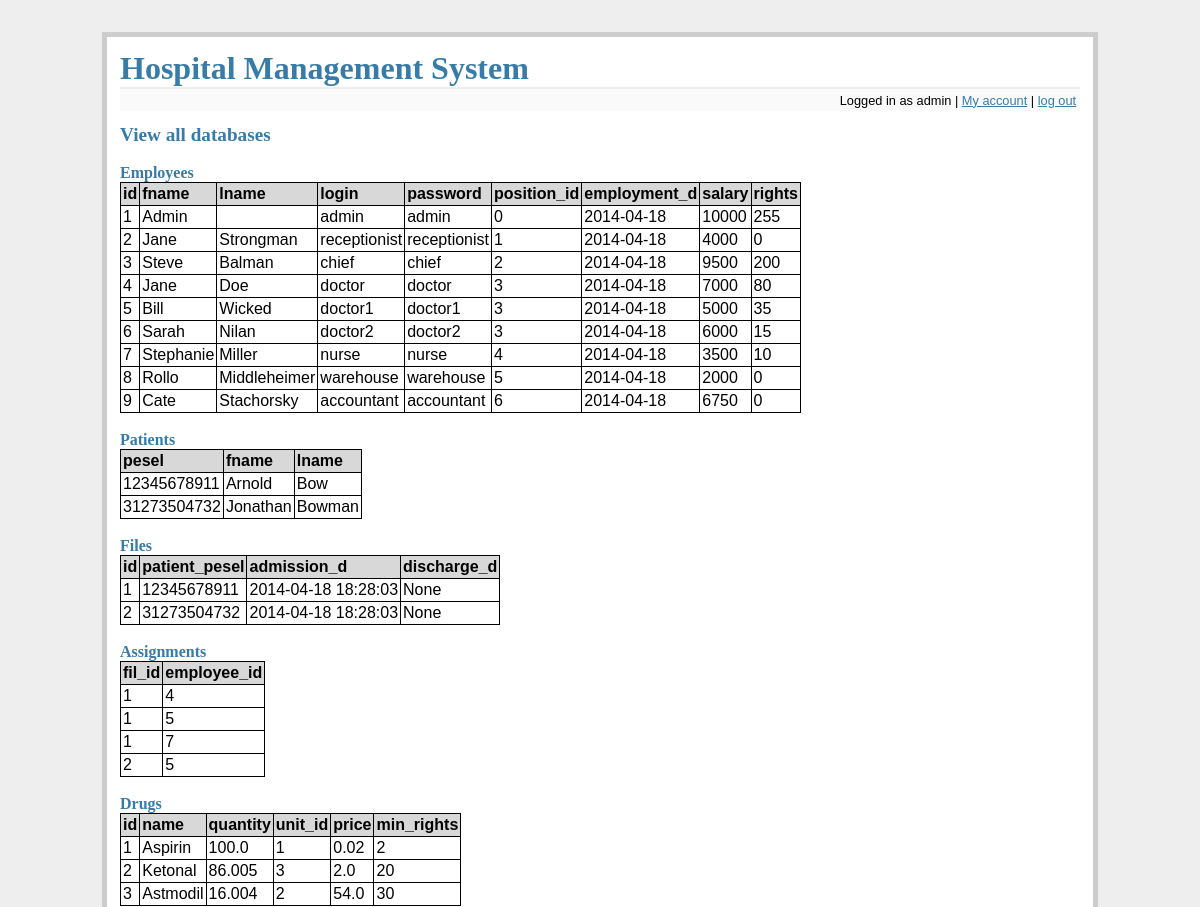
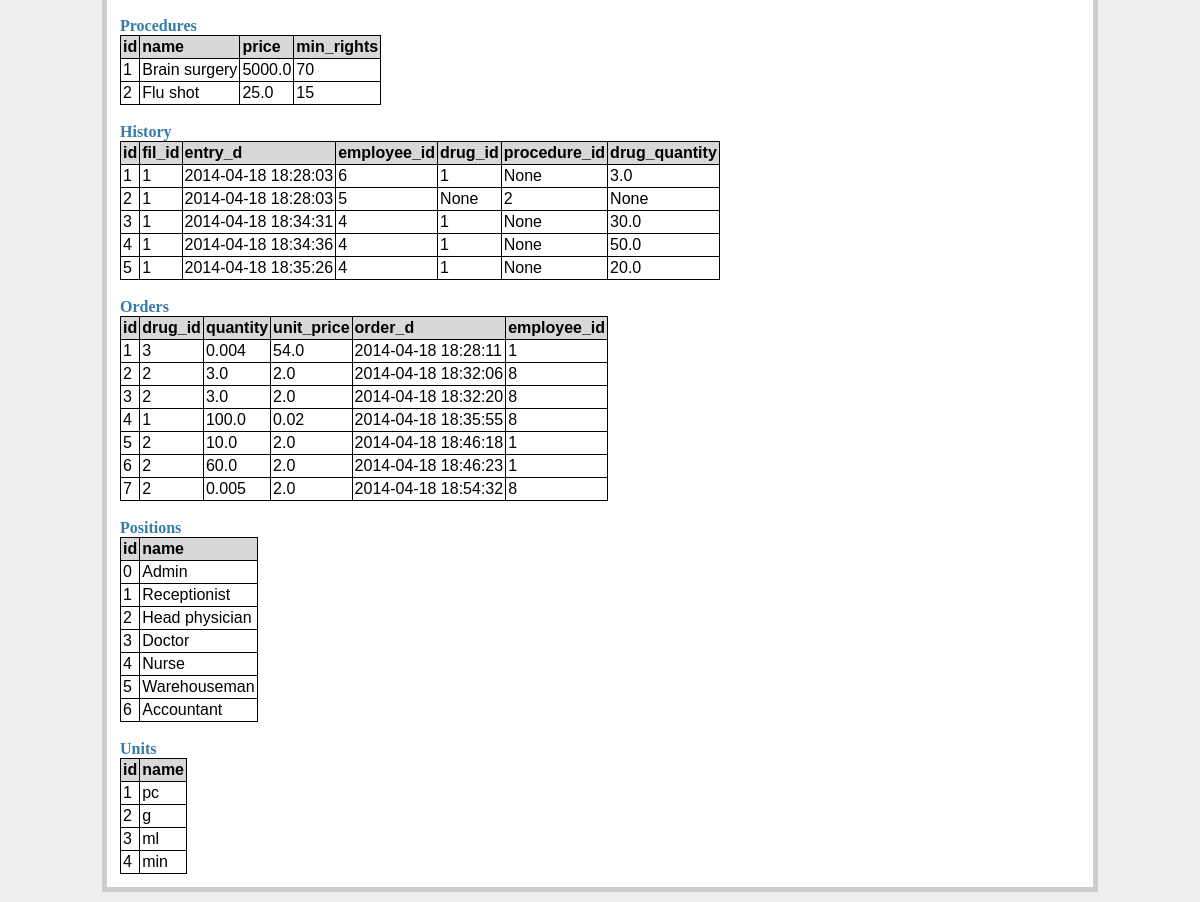
/view_all_databases (signed in), run on the app's committed database (2 pictures, top to bottom).
### tables this page shows
CREATE TABLE employees (
    id integer primary key autoincrement,
    fname text not null,
    lname text not null,
    login text not null unique,
    password text not null,
    position_id integer not null,
    employment_d date not null,
    salary integer not null,
    rights integer not null,
    foreign key(position_id) references positions(id)
);

CREATE TABLE patients (
    pesel integer primary key,
    fname text not null,
    lname text not null
);

CREATE TABLE files (
    id integer primary key autoincrement,
    patient_pesel integer not null,
    admission_d datetime not null,
    discharge_d datetime,
    foreign key(patient_pesel) references patients(pesel)
);

CREATE TABLE assignments (
    fil_id integer not null,
    employee_id integer not null,
    foreign key(fil_id) references files(id),
    foreign key(employee_id) references employees(id)
);

CREATE TABLE drugs (
    id integer primary key autoincrement,
    name text not null,
    quantity float not null,
    unit_id integer not null,
    price float not null,
    min_rights integer not null,
    foreign key(unit_id) references units(id)
);

CREATE TABLE procedures (
    id integer primary key autoincrement,
    name text not null,
    price float not null,
    min_rights integer not null
);

CREATE TABLE history (
    id integer primary key autoincrement,
    fil_id integer not null,
    entry_d datetime not null,
    employee_id integer not null,
    drug_id integer,
    procedure_id integer,
    drug_quantity float,
    foreign key(fil_id) references files(id),
    foreign key(employee_id) references employees(id),
    foreign key(drug_id) references drugs(id),
    foreign key(procedure_id) references procedures(id)
);

CREATE TABLE orders (
    id integer primary key autoincrement,
    drug_id integer not null,
    quantity float not null,
    unit_price float not null,
    order_d datetime not null,
    employee_id integer not null,
    foreign key(employee_id) references employee(id),
    foreign key(drug_id) references drugs(id)
);

CREATE TABLE positions (
    id integer primary key autoincrement,
    name text not null
);

CREATE TABLE units (
    id integer primary key autoincrement,
    name text not null
);

### flaskr.py (the view)
@app.route('/view_all_databases')
def view_all_databases():
    db = get_db()
    if 'logged_in' not in session or not session['logged_in'] or get_position(db, session['username']) != 'Admin':
        flash('You do not have rights to access this part of website')
        return redirect(url_for('main_screen'))
    emps = db.execute('select * from employees').fetchall()
    pos = db.execute('select * from positions').fetchall()
    pat = db.execute('select * from patients').fetchall()
    fil = db.execute('select * from files').fetchall()
    assi = db.execute('select * from assignments').fetchall()
    hist = db.execute('select * from history').fetchall()
    dr = db.execute('select * from drugs').fetchall()
    proc = db.execute('select * from procedures').fetchall()
    units = db.execute('select * from units').fetchall()
    ord = db.execute('select * from orders').fetchall()
    return render_template('view_all_databases.html', employees=emps, positions=pos, patients=pat, files=fil, assignments=assi, history=hist, drugs=dr, procedures=proc, units=units, orders=ord)

### flaskr.py (called while the page is built)
def connect_db():
    rv = sqlite3.connect(app.config['DATABASE'])
    rv.row_factory = sqlite3.Row
    return rv

def get_db():
    if not hasattr(g, 'sqlite_db'):
        g.sqlite_db = connect_db()
    return g.sqlite_db

### tools.py (called while the page is built)
def get_position(db, user):
    cur = db.execute('select p.name from employees as e join positions as p on e.position_id = p.id where e.login = ?', [user])
    res = cur.fetchone()
    return res[0] if res else None

### templates/view_all_databases.html
{% extends "layout.html" %}
{% block body %}
  <h2>View all databases</h2>
  <br/>
  <h3>Employees</h3>
  <table class=dbtable>
  <tr><td>id<td>fname<td>lname<td>login<td>password<td>position_id<td>employment_d<td>salary<td>rights
  {% for row in employees %}
  <tr>
      {% for d in row %}
          <td>{{ d }}
      {% endfor %}
  </tr>
  {% endfor %}
  </table>
  <br/>
  <h3>Patients</h3>
  <table class=dbtable>
  <tr><td>pesel<td>fname<td>lname
  {% for row in patients %}
  <tr>
      {% for d in row %}
          <td>{{ d }}
      {% endfor %}
  </tr>
  {% endfor %}
  </table>
  <br/>
  <h3>Files</h3>
  <table class=dbtable>
  <tr><td>id<td>patient_pesel<td>admission_d<td>discharge_d
  {% for row in files %}
  <tr>
      {% for d in row %}
          <td>{{ d }}
      {% endfor %}
  </tr>
  {% endfor %}
  </table>
  <br/>
  <h3>Assignments</h3>
  <table class=dbtable>
  <tr><td>fil_id<td>employee_id
  {% for row in assignments %}
  <tr>
      {% for d in row %}
          <td>{{ d }}
      {% endfor %}
  </tr>
  {% endfor %}
  </table>
  <br/>
  <h3>Drugs</h3>
  <table class=dbtable>
  <tr><td>id<td>name<td>quantity<td>unit_id<td>price<td>min_rights
  {% for row in drugs %}
  <tr>
      {% for d in row %}
          <td>{{ d }}
      {% endfor %}
  </tr>
  {% endfor %}
  </table>
  <br/>
  <h3>Procedures</h3>
  <table class=dbtable>
  <tr><td>id<td>name<td>price<td>min_rights
  {% for row in procedures %}
  <tr>
      {% for d in row %}
          <td>{{ d }}
      {% endfor %}
  </tr>
  {% endfor %}
  </table>
  <br/>
  <h3>History</h3>
  <table class=dbtable>
  <tr><td>id<td>fil_id<td>entry_d<td>employee_id<td>drug_id<td>procedure_id<td>drug_quantity
  {% for row in history %}
  <tr>
      {% for d in row %}
          <td>{{ d }}
      {% endfor %}
  </tr>
  {% endfor %}
  </table>
  <br/>
  <h3>Orders</h3>
  <table class=dbtable>
  <tr><td>id<td>drug_id<td>quantity<td>unit_price<td>order_d<td>employee_id
  {% for row in orders %}
  <tr>
      {% for d in row %}
          <td>{{ d }}
      {% endfor %}
  </tr>
  {% endfor %}
  </table>
  <br/>
  <h3>Positions</h3>
  <table class=dbtable>
  <tr><td>id<td>name
  {% for row in positions %}
  <tr>
      {% for d in row %}
          <td>{{ d }}
      {% endfor %}
  </tr>
  {% endfor %}
  </table>
  <br/>
  <h3>Units</h3>
  <table class=dbtable>
  <tr><td>id<td>name
  {% for row in units %}
  <tr>
      {% for d in row %}
          <td>{{ d }}
      {% endfor %}
  </tr>
  {% endfor %}
  </table>
{% endblock %}

### static/style.css (style rules this page uses)
a, h1, h2, h3 { color: #377ba8; }
h1, h2, h3 { font-family: 'Georgia', serif; margin: 0; }
h2 { font-size: 1.2em; }
h3 { font-size: 1em; }
table, table tr, table td { border-spacing: 0px; border: 1px solid black; border-collapse: collapse; }
table td { padding: 2px; }
table.dbtable tr:first-child { background-color: #D8D8D8; font-weight: bold; }

### data on the page
employees: row "1" "0" "255", fname "Admin", login "admin", password "admin", employment_d "2014-04-18", salary "10000"
employees: row "2" "1" "0", fname "Jane", lname "Strongman", login "receptionist", password "receptionist", employment_d "2014-04-18", salary "4000"
employees: row "3" "2" "200", fname "Steve", lname "Balman", login "chief", password "chief", employment_d "2014-04-18", salary "9500"
employees: row "4" "3" "80", fname "Jane", lname "Doe", login "doctor", password "doctor", employment_d "2014-04-18", salary "7000"
employees: row "5" "3" "35", fname "Bill", lname "Wicked", login "doctor1", password "doctor1", employment_d "2014-04-18", salary "5000"
employees: row "6" "3" "15", fname "Sarah", lname "Nilan", login "doctor2", password "doctor2", employment_d "2014-04-18", salary "6000"
employees: row "7" "4" "10", fname "Stephanie", lname "Miller", login "nurse", password "nurse", employment_d "2014-04-18", salary "3500"
employees: row "8" "5" "0", fname "Rollo", lname "Middleheimer", login "warehouse", password "warehouse", employment_d "2014-04-18", salary "2000"
employees: row "9" "6" "0", fname "Cate", lname "Stachorsky", login "accountant", password "accountant", employment_d "2014-04-18", salary "6750"
patients: pesel "12345678911", fname "Arnold", lname "Bow"
patients: pesel "31273504732", fname "Jonathan", lname "Bowman"
files: row "1" "None", patient_pesel "12345678911", admission_d "2014-04-18 18:28:03"
files: row "2" "None", patient_pesel "31273504732", admission_d "2014-04-18 18:28:03"
assignments: row "1" "4"
assignments: row "1" "5"
assignments: row "1" "7"
assignments: row "2" "5"
drugs: row "1" "1" "2", name "Aspirin", quantity "100.0", price "0.02"
drugs: row "2" "3" "20", name "Ketonal", quantity "86.005", price "2.0"
drugs: row "3" "2" "30", name "Astmodil", quantity "16.004", price "54.0"
procedures: row "1" "70", name "Brain surgery", price "5000.0"
procedures: row "2" "15", name "Flu shot", price "25.0"
history: row "1" "1" "6" "1" "None", entry_d "2014-04-18 18:28:03", drug_quantity "3.0"
history: row "2" "1" "5" "None" "2" "None", entry_d "2014-04-18 18:28:03"
history: row "3" "1" "4" "1" "None", entry_d "2014-04-18 18:34:31", drug_quantity "30.0"
history: row "4" "1" "4" "1" "None", entry_d "2014-04-18 18:34:36", drug_quantity "50.0"
history: row "5" "1" "4" "1" "None", entry_d "2014-04-18 18:35:26", drug_quantity "20.0"
orders: row "1" "3" "1", quantity "0.004", unit_price "54.0", order_d "2014-04-18 18:28:11"
orders: row "2" "2" "8", quantity "3.0", unit_price "2.0", order_d "2014-04-18 18:32:06"
orders: row "3" "2" "8", quantity "3.0", unit_price "2.0", order_d "2014-04-18 18:32:20"
orders: row "4" "1" "8", quantity "100.0", unit_price "0.02", order_d "2014-04-18 18:35:55"
orders: row "5" "2" "1", quantity "10.0", unit_price "2.0", order_d "2014-04-18 18:46:18"
orders: row "6" "2" "1", quantity "60.0", unit_price "2.0", order_d "2014-04-18 18:46:23"
orders: row "7" "2" "8", quantity "0.005", unit_price "2.0", order_d "2014-04-18 18:54:32"
positions: row "0", name "Admin"
positions: row "1", name "Receptionist"
positions: row "2", name "Head physician"
positions: row "3", name "Doctor"
positions: row "4", name "Nurse"
positions: row "5", name "Warehouseman"
positions: row "6", name "Accountant"
units: row "1", name "pc"
units: row "2" "g"
units: row "3", name "ml"
units: row "4", name "min"

### other printed values
{{ session.username }} "admin"
